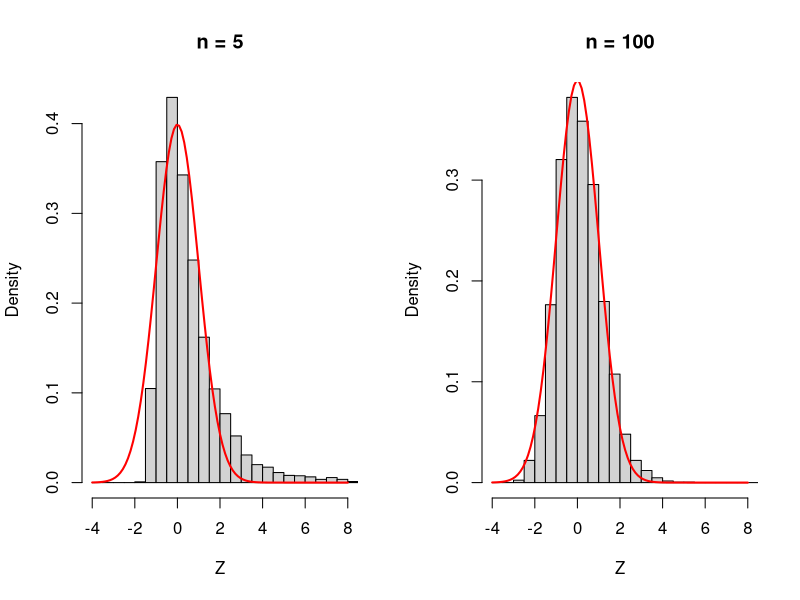

This chart was generated by the following R code:
# Programa 3: el EMV de la duración, con muestras cada vez más grandes
# Del artículo «Propiedades de los estimadores — práctica en R con simulaciones del sesgo, el ECM, la cota de Cramér–Rao y la consistencia (y las 10.000 varianzas que no pedí)»
# https://sergiolearns.com/propiedades-de-los-estimadores-practica/

lam <- 1 / 12                                         # duración media de 12 minutos
emv <- function(n, B = 5000) replicate(B, 1 / mean(rexp(n, lam)))

set.seed(41)
ns <- c(5, 20, 100, 500)
lista <- lapply(ns, emv)                              # una simulación por cada n
data.frame(n = ns,
           media      = round(sapply(lista, mean), 4),
           sesgo_teo  = round(lam / (ns - 1), 4),     # lambda / (n - 1)
           dentro_001 = sapply(lista, function(l) mean(abs(l - lam) < 0.01)))

# normalidad asintótica: tipificar con la varianza asintótica lambda^2 / n
z5   <- (lista[[1]] - lam) / sqrt(lam^2 / 5)
z100 <- (lista[[3]] - lam) / sqrt(lam^2 / 100)
round(c(media_z5 = mean(z5), sd_z5 = sd(z5), media_z100 = mean(z100), sd_z100 = sd(z100)), 2)
round(c(fuera_z5 = mean(abs(z5) > 1.96), fuera_z100 = mean(abs(z100) > 1.96)), 3)

par(mfrow = c(1, 2))
hist(z5, breaks = seq(-4, 20, by = 0.5), freq = FALSE, xlim = c(-4, 8), main = "n = 5", xlab = "Z")
curve(dnorm(x), add = TRUE, col = "red", lwd = 2)
hist(z100, breaks = seq(-4, 20, by = 0.5), freq = FALSE, xlim = c(-4, 8), main = "n = 100", xlab = "Z")
curve(dnorm(x), add = TRUE, col = "red", lwd = 2)

# los 20 viajes de verdad: la estimación y su error estándar
duracion <- c(0.2, 11.0, 9.0, 18.9, 2.8, 13.0, 27.9, 8.7, 15.5, 8.1,
              5.1, 13.4, 15.8, 5.0, 8.1, 19.6, 0.9, 30.8, 20.9, 3.5)
n <- length(duracion)
logver <- function(l) n * log(l) - l * sum(duracion)
o <- optim(1 / mean(duracion), logver, method = "Brent", lower = 0.001, upper = 1,
           control = list(fnscale = -1), hessian = TRUE)
ee <- sqrt(-1 / o$hessian[1, 1])                     # error estándar = raíz de -1 / l''
round(c(lambda = o$par, error_est = ee,
        desde = o$par - 2 * ee, hasta = o$par + 2 * ee), 4)
